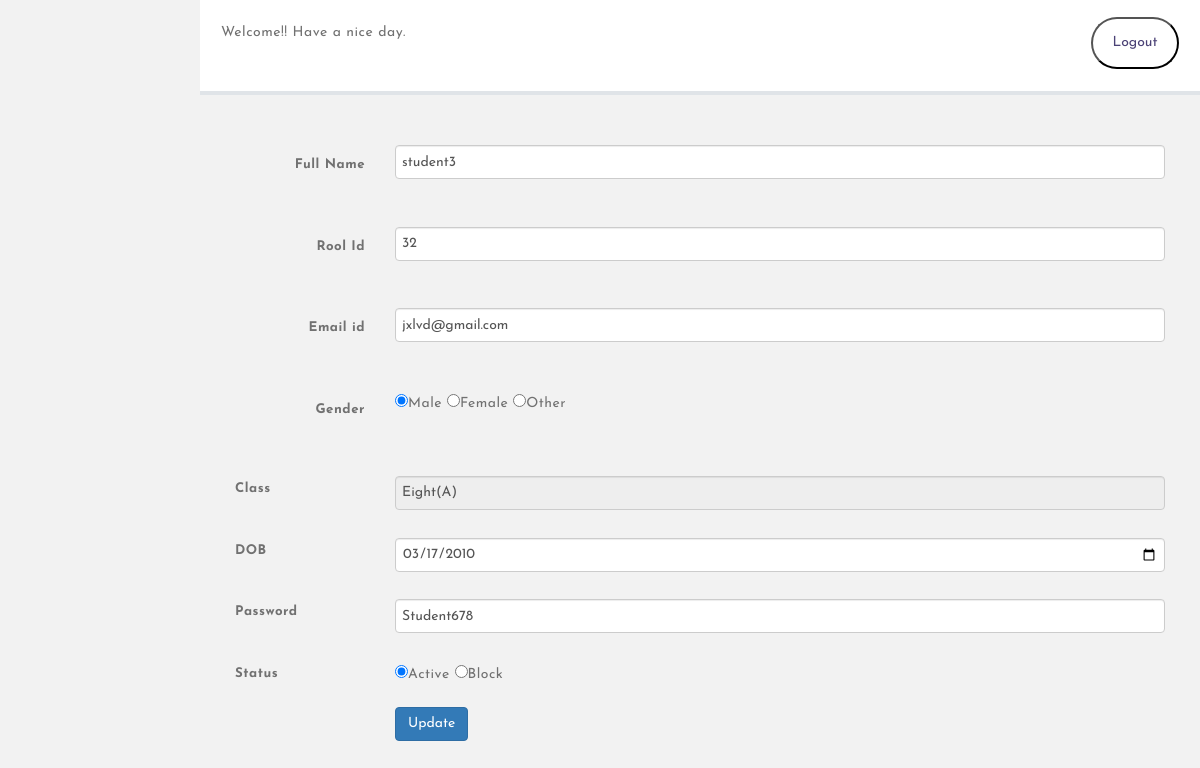
Screenshot of /AKVDmodified/AKVDmodified/edit-student.php?stid=93 (signed in) with the database file from the repository.
### tables this page shows
CREATE TABLE `user` (
  `id` int(11) NOT NULL,
  `username` varchar(50) DEFAULT NULL,
  `RollId` varchar(100) DEFAULT NULL,
  `email` varchar(50) DEFAULT NULL,
  `Gender` varchar(10) DEFAULT NULL,
  `DOB` varchar(100) DEFAULT NULL,
  `ClassId` int(11) DEFAULT NULL,
  `lastaccessed` varchar(50) NOT NULL,
  `password` varchar(50) DEFAULT NULL,
  `Status` int(1) DEFAULT NULL,
  `teacher_name` varchar(50) NOT NULL,
  `image` varchar(30) NOT NULL
);

CREATE TABLE `tblclasses` (
  `id` int(11) NOT NULL,
  `ClassName` varchar(80) DEFAULT NULL,
  `ClassNameNumeric` int(4) DEFAULT NULL,
  `Section` varchar(5) DEFAULT NULL,
  `CreationDate` timestamp NULL DEFAULT CURRENT_TIMESTAMP,
  `UpdationDate` timestamp NULL DEFAULT NULL
);

### AKVDmodified/AKVDmodified/edit-student.php (the view, shortened to what this page needs)
<?php
$host = "localhost";
$user = "root";
$password = "";
$dbname = "schoolproject";
$data = mysqli_connect($host, $user, $password, $dbname);
$stid = intval($_GET['stid']);
?>
<!DOCTYPE html>
<html>
<head>
    <link rel="stylesheet" href="admin.css">
    <link rel="stylesheet" href="css/bootstrap.css" media="screen">
    <link rel="stylesheet" href="css/font-awesome.min.css" media="screen">
    <link rel="stylesheet" href="css/animate-css/animate.min.css" media="screen">
    <link rel="stylesheet" href="css/lobipanel/lobipanel.min.css" media="screen">
    <link rel="stylesheet" href="css/prism/prism.css" media="screen">
    <link rel="stylesheet" href="css/main.css" media="screen">
</head>
<body>
    <div class="wrapper">
        <div class="main_content">
            <div class="header">Welcome!! Have a nice day.
                <ul>
                    <a href="logout.php"><button id="lobtn">Logout</button></a>
                </ul>
            </div>
            <div class="info">
                <div class="main-wrapper">
                    <div class="content-wrapper">
                        <div class="content-container">
                            <div class="main-page">
                                <section class="section">
                                    <div class="container-fluid">
                                        <form class="form-horizontal" method="post">
                                            <?php
                                            $sql = "SELECT user.username, user.RollId, user.id, user.Status,user.password, user.email, user.Gender, user.DOB, tblclasses.ClassName, tblclasses.Section FROM user JOIN tblclasses ON tblclasses.id = user.ClassId WHERE user.id = '{$stid}'";
                                            $results = mysqli_query($data, $sql);
                                            if (mysqli_num_rows($results) > 0) {
                                                while ($result = mysqli_fetch_assoc($results)) {
                                                    ?>
                                                    <div class="form-group">
                                                        <label for="default" class="col-sm-2 control-label">Full Name</label>
                                                        <div class="col-sm-10">
                                                            <input type="text" name="fullanme" class="form-control"
                                                                id="fullanme"
                                                                value="<?php echo htmlentities($result['username']) ?>"
                                                                required="required" autocomplete="off">
                                                        </div>
                                                    </div>
                                                    <div class="form-group">
                                                        <label for="default" class="col-sm-2 control-label">Rool Id</label>
                                                        <div class="col-sm-10">
                                                            <input type="text" name="rollid" class="form-control" id="rollid"
                                                                value="<?php echo htmlentities($result['RollId']) ?>"
                                                                maxlength="5" required="required" autocomplete="off">
                                                        </div>
                                                    </div>
                                                    <div class="form-group">
                                                        <label for="default" class="col-sm-2 control-label">Email id</label>
                                                        <div class="col-sm-10">
                                                            <input type="email" name="emailid" class="form-control" id="email"
                                                                value="<?php echo htmlentities($result['email']) ?>"
                                                                required="required" autocomplete="off">
                                                        </div>
                                                    </div>
                                                    <div class="form-group">
                                                        <label for="default" class="col-sm-2 control-label">Gender</label>
                                                        <div class="col-sm-10">
                                                            <?php $gndr = $result['Gender'];
                                                            if ($gndr == "Male") {
                                                                ?>
                                                                <input type="radio" name="gender" value="Male" required="required"
                                                                    checked>Male
                                                                <input type="radio" name="gender" value="Female"
                                                                    required="required">Female
                                                                <input type="radio" name="gender" value="Other"
                                                                    required="required">Other
                                                            <?php } ?>
                                                        </div>
                                                    </div>
                                            </div>
                                            <div class="form-group">
                                                <label for="default" class="col-sm-2 control-label">Class</label>
                                                <div class="col-sm-10">
                                                    <input type="text" name="classname" class="form-control" id="classname"
                                                        value="<?php echo htmlentities($result['ClassName']) ?>(<?php echo htmlentities($result['Section']) ?>)"
                                                        readonly>
                                                </div>
                                            </div>
                                            <div class="form-group">
                                                <label for="date" class="col-sm-2 control-label">DOB</label>
                                                <div class="col-sm-10">
                                                    <input type="date" name="dob" class="form-control"
                                                        value="<?php echo htmlentities($result['DOB']) ?>" id="date">
                                                </div>
                                            </div>
                                            <div class="form-group">
                                                <label for="date" class="col-sm-2 control-label">Password</label>
                                                <div class="col-sm-10">
                                                    <input type="text" name="password" class="form-control"
                                                        value="<?php echo htmlentities($result['password']) ?>" id="password">
                                                </div>
                                            </div>
                                            <div class="form-group">
                                                <label for="default" class="col-sm-2 control-label">Status</label>
                                                <div class="col-sm-10">
                                                    <?php $stats = $result['Status'];
                                                    if ($stats == "1") {
                                                        ?>
                                                        <input type="radio" name="status" value="1" required="required"
                                                            checked>Active <input type="radio" name="status" value="0"
                                                            required="required">Block
                                                    <?php } ?>
                                                </div>
                                            </div>
                                        <?php }
                                            } ?>
                                    <div class="form-group">
                                        <div class="col-sm-offset-2 col-sm-10">
                                            <button type="submit" name="submit" class="btn btn-primary">Update</button>
                                        </div>
                                    </div>
                            </div>
                        </div>
                    </div>
                </div>
            </div>
        </div>
    </div>
</body>
</html>

### AKVDmodified/AKVDmodified/admin.css (style rules this page uses)
* { margin: 0; padding: 0; box-sizing: border-box; list-style: none; text-decoration: none; font-family: 'Josefin Sans', sans-serif; }
body { background-color: #f3f5f9; }
.wrapper { display: flex; position: relative; }
.wrapper .main_content { width: 100%; margin-left: 200px; }
.wrapper .main_content .header { padding: 21px; background: #fff; color: #717171; border-bottom: 4px solid #e0e4e8; }
.wrapper .main_content .info { margin: 20px; color: #717171; line-height: 25px; }
.wrapper .main_content .info div { margin-bottom: 20px; }
#lobtn { text-decoration: none; float: right; padding: 12px; margin-top: -29px; color: #4b4276; width: 88px; background-color: white; border-radius: 35px; }

### rows the page displays
user: fullanme "student3", rollid "32", emailid "jxlvd@gmail.com", classname "Eight(A)", dob "03/17/2010", password "Student678"
